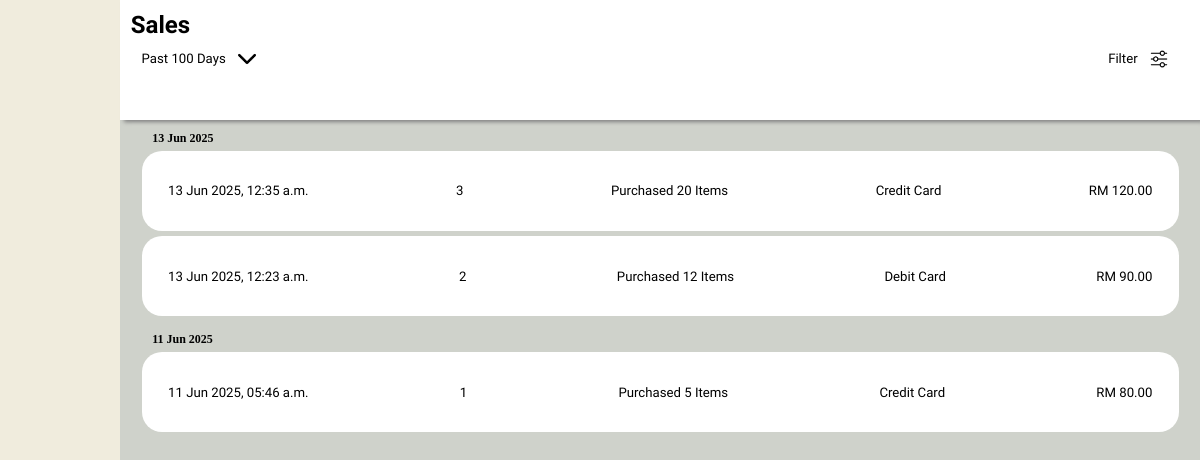
The page /pos/history/ on the database its author committed.
### pos/models.py (models this page shows)
class Payment(models.Model):
    employeeID = models.ForeignKey(Employee, on_delete=models.CASCADE)
    payment_method = models.CharField(max_length=12,null=False)
    tax = models.FloatField(default=0.00)
    discount = models.FloatField(default=0.00)
    total_cost = models.FloatField(default=0.00,null=False)
    card_info = models.CharField(max_length=16, null=True)
    expiry = models.CharField(max_length=5,null=True)
    cvv = models.CharField(max_length=4,null=True)
    timeStamp = models.DateTimeField(auto_now_add=True)

### pos/views.py (the view)
# urls.py: path('history/',views.cashierHistoryView, name="history"),
def cashierHistoryView(request):
    payments = Payment.objects.order_by('-timeStamp').annotate(
        items_sold=Sum('cart__cart_items__quantity')
    )
    payments_by_date = {}
    for payment in payments:
        i_date = payment.timeStamp.date()
        if i_date not in payments_by_date:
            payments_by_date[i_date] = []
        payments_by_date[i_date].append(payment)
    return render(
        request,
        'pos/view_history.html',
        context={
            'all_payments' : payments_by_date
        }
    )

### pos/templates/pos/view_history.html (shortened to what this page needs)
<!DOCTYPE html>
{% load static %}
<html>
    <link rel = "stylesheet" href="{% static 'css/view_history.css' %}">
    <body>
        <div id="main-content">
            <div id="dashboard">
                <h1>Sales</h1>
                <div class="filter-bar">
                    <div class="filter-option" id="date-filter-selection">
                        <h3 class="filter-title" id="date-filter-title">Past 100 Days</h3>
                        <img src="{% static 'images/arrow-down.png' %}" class="logo dropdown">
                    </div>
                    <div class="filter-option" id="payment-filter-selection">
                        <h3 class="filter-title"> Filter </h3>
                        <img src="{% static 'images/adjust.png'%}" class="logo filter">
                    </div>
                </div>
            </div>
            <div class="history" id="history-list">
                {% include 'partials/history_partial.html' %}
            </div>
        </div>
    </body>
</html>

### pos/templates/partials/history_partial.html
{% for date, payments in all_payments.items %}
    <div class="day">
        <h4 class="day title">{{date | date:"d M Y"}}</h4>
        {%for payment in payments%}
            <div class="day transactions" onclick="window.location.href='{% url 'payment_details' payment.id%}'">
                <h3>{{payment.timeStamp | date:"d M Y, h:i a"}}</h3>
                <h3>{{payment.id}}</h3>
                <h3>Purchased {{payment.items_sold}} Items</h3>
                <h3>{{payment.payment_method}}</h3>
                <h3>RM {{payment.total_cost | floatformat:2}}</h3>
            </div>
        {% endfor%}
    </div>
{% endfor %}

### pos/static/css/view_history.css (style rules this page uses)
body, html { font-size: 1vw; margin: 0; width: 100%; height: 100%; background-color: #F0ECDD; }
h1,h4 { margin: 0; margin-bottom: 1%; padding-top: 1%; padding-left: 1%; }
h3 { font-family: "Mukta Mahee", sans-serif; font-weight: 300; font-style: normal; font-size: 1.1vw; margin: 0; }
#main-content { position: relative; left: 10%; width: 90%; height: 100%; background-color: #CFD2CB; }
#dashboard { font-family: "Sansation", sans-serif; font-weight: 400; font-style: normal; width: 100%; height: 15%; background-color: white; box-shadow: 4px 2px 4px gray; }
.filter-bar { width: 100%; display: flex; justify-content: space-between; }
.filter-option { width: fit-content; height: 100%; padding-left: 2%; padding-right: 3%; display: flex; }
.logo { width: 1.5em; height: 1.5em; padding-left: 1em; align-self: center; }
.filter-title { margin: 0; align-self: center; }
.history { padding-left: 2%; height: 80%; overflow: hidden; overflow-y: scroll; visibility: visible; }
.day.title { width: fit-content; margin-bottom: 0.5%; padding-left: 1%; }
.day.transactions { display: flex; width: 93%; height: 10vh; padding-left: 2.5%; padding-right: 2.5%; margin-bottom: 0.5%; justify-content: space-between; align-items: center; background-color: #fff; border-radius: 20px; }

### rows shown on the page
Payment: timeStamp "13 Jun 2025", timeStamp "13 Jun 2025, 12:35 a.m.", id "3", items_sold "20", payment_method "Credit Card", total_cost "120.00"
Payment: timeStamp "13 Jun 2025, 12:23 a.m.", id "2", items_sold "12", payment_method "Debit Card", total_cost "90.00"
Payment: timeStamp "11 Jun 2025", timeStamp "11 Jun 2025, 05:46 a.m.", id "1", items_sold "5", payment_method "Credit Card", total_cost "80.00"
